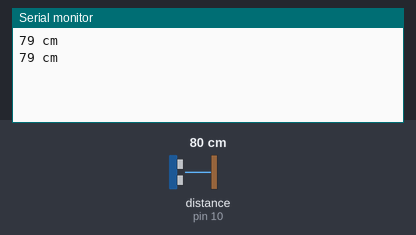
Recording of a sketch running on a simulated Arduino Uno, built with avr-gcc and run on an emulated ATmega328P. Shown: the last lines printed to the serial monitor. Wiring (inferred from the names in the program): ultrasonic range finder: trigger pin 11; echo pin 10. Inputs (shaded band) come from the test bench; at power-on: distance to the obstacle (sensor on pin 10) 80 cm. The echo pulse lasts 58.3 µs per cm.

Above: at 1.8 s.
1.9 s: distance to the obstacle (sensor on pin 10) set to 2 cm
At 2.8 s:
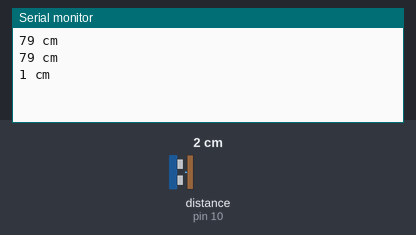
3.4 s: distance to the obstacle (sensor on pin 10) set to 4 cm
At 4.7 s:
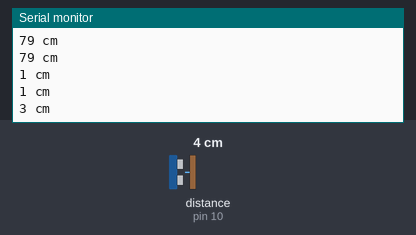
Timing chart, 0 to 6.4 s (numbered marks = the images above; inputs shaded):
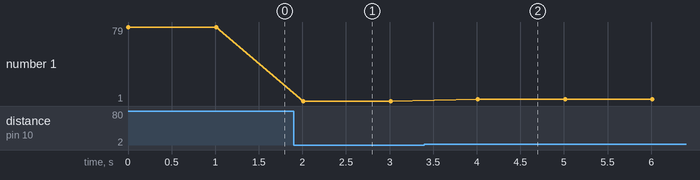

The sketch:

ultrasonic_test.ino
```cpp
#define echoPin 10
#define trigPin 11
int distance;

int usRead(int echo, int trig){
  long duration, distance;

  digitalWrite(trig, LOW);
  delayMicroseconds(2);
  digitalWrite(trig,HIGH);
  delayMicroseconds(10);
  digitalWrite(trig,LOW);
  duration = pulseIn(echo, HIGH);
  distance = (duration/2)/29.1;

  Serial.print (distance);
  Serial.println (" cm");

  return distance;
}

void setup() {
  // put your setup code here, to run once:
  pinMode(trigPin, OUTPUT);
  pinMode(echoPin, INPUT);
  Serial.begin(9600);
}

void loop() {
  // put your main code here, to run repeatedly:
  distance = usRead(echoPin, trigPin);
  delay(1000);
}
```

Measured:
- after the input at 1.9 s, the serial monitor: prints a new line after 0.11 s (image 1)
- after the input at 3.4 s, the serial monitor: prints a new line after 0.61 s (image 2)
- plotted number 1: 79 → 1 after the input at 1.9 s, 1 → 3 after the input at 3.4 s
